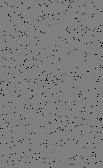
#> input picture data/datacube_sagui4.fits, 103 x 168 px, given in place of R1.png, which was not available; the run also reads 1 picture not shown here
$ jupyter execute --allow-errors Sagui_GPA.ipynb   (shell and % lines are left out)   (text cells are left out)
#> lines starting #> are read from the running program, lines starting #| are printed output that depends on the picture; pictures that were not available may be replaced by others from this repository, and a replacement may not be noted
[cell 1]
#@title 1.1) Install astropy

[cell 2]
#@title 1.2) Install GPA

[cell 3]
#@title 2) Imports & parameters (edit these)

import io, os, zipfile, time
import numpy as np
import pandas as pd
import matplotlib.pyplot as plt
from matplotlib.colors import LogNorm
from scipy import ndimage as ndi
from astropy.io import fits
from google.colab import files

# ==== Parameters you can tweak ====
PRIMARY_HDU = 0 # which HDU to read in the FITS file
K_SIGMA = 3.0 # threshold = median + K_SIGMA * sigma
MIN_AREA = 10 # min connected component area (pixels)
PAD_PIXELS = 6 # padding around each stamp bounding box
TOP_N_STAMPS = 5 # number of stamps to save
DOWNLOAD_ZIP = False # set True if you also want to download a zip of stamps
STAMP_RANK = 1 # (for gradient step) 1 = brightest detected source
# ================================

# Helpers (used by several cells)
def robust_stats(arr):
    med = np.median(arr)
    mad = np.median(np.abs(arr - med))
    sigma = 1.4826 * mad if mad > 0 else np.std(arr)
    return med, sigma

[cell 4]
#@title 3) Upload a FITS image from your computer

print("Upload your FITS file…")
uploaded = files.upload()
#> the answer given: datacube_sagui1_2_3.fits
assert len(uploaded) >= 1, "No file uploaded."
fits_name = next(iter(uploaded.keys()))
print(f"Using: {fits_name}")

[cell 5]
from astropy.io import fits
import matplotlib.pyplot as plt
from matplotlib.colors import LogNorm
import numpy as np

fits_file = 'reg1_F480M_aligned.fits'
hdul = fits.open(fits_file)
#> hdul = 1 item
image_data = hdul[0].data
hdul.close()

positive_image_data = np.where(image_data > 0, image_data, np.nan)

vmin = 1e-2
vmax = np.nanmax(image_data)
#> vmax = 20.53

plt.figure(figsize=(6, 4))
#> (the rest of this cell did not finish here and is left out)

[cell 6]
from astropy.stats import sigma_clipped_stats

# Calculate statistics using sigma clipping
mean, median, std = sigma_clipped_stats(positive_image_data, sigma=3.0, maxiters=5)
#> mean = 0.0434; median = 0.0228; std = 0.0497

# Subtract the median background
subtracted_image = positive_image_data - median
subtracted_image = np.where(subtracted_image > 0, subtracted_image, 0)

# Define threshold for significant signal
threshold = median + 3 * std
#> threshold = 0.172
mask = subtracted_image > threshold

# Create a cleaned image with background removed
clean_image = np.where(mask, subtracted_image, 0)

# Display the cleaned imagea
plt.figure(figsize=(8, 6))
#> (the rest of this cell did not finish here and is left out)

[cell 7]
#@title 6.1) Obtain Amount of Stamps
from matplotlib.colors import LogNorm
import cv2

# Convert to uint8 for OpenCV (usually 0 or 255)
binary_mask = (clean_image > 0).astype(np.uint8) * 255

# Find contours of the regions (RETR_EXTERNAL mode to get only external contours)
#> (the rest of this cell did not finish here and is left out)

[cell 8]
#@title 6.2) Plot Stamps

import matplotlib.pyplot as plt
from matplotlib.colors import LogNorm
import numpy as np

#> (the rest of this cell did not finish here and is left out)

[cell 9]
#@title 6.3) Adding Redshift to Regions: the redshift is shown in the title of each image for easy identification.

redshifts = {
    0: 0.8,
    1: 1.1
}

#> (the rest of this cell did not finish here and is left out)

[cell 10]
from skimage.transform import resize
#> (the rest of this cell did not finish here and is left out)

[cell 11]
import GPA
import pandas as pd

data = []

#> (the rest of this cell did not finish here and is left out)

[cell 12]
#@title 8.1) Showing the mosaic with the respective asymmetric axis and sub-regions: The more off-center bulges (bright centers), the greater the bilateral asymmetry and therefore the greater the GA value.
from skimage.feature import peak_local_max
from skimage.segmentation import watershed
from skimage import measure

# Plot and save each image with squares around bright regions and central lines
#> (the rest of this cell did not finish here and is left out)

#> (a cell that did not finish here is left out)

[cell 14]
#@title 8.2) Showing the Gradient Lattice on the Image
import numpy as np
import matplotlib.pyplot as plt
from PIL import Image

# abre o arquivo
image = Image.open("R1.png")
#> image is the input picture: PIL image 103x168 F; 0.35% of the values are NaN or infinite; the others: min -3.4e+38, max 3.4e+38, mean nan
# [5 lines of commented-out code are left out]

[cell 15]
from GPA import GPA

# converte para tons de cinza
image = image.convert('L')
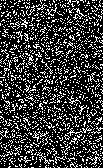
#> image: PIL image 103x168 L; min 0, max 255, mean 59.7


#Scaling Resize nx16
# n=2 for R1 ; 2 x 16 32 ==> (32,32)
# n=3 for R2 ; 3x16 = 48 ==> (48,32)

image = image.resize((32,32))
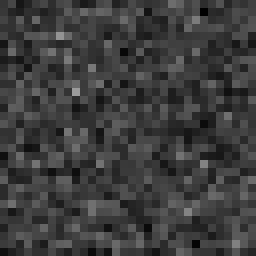
#> image: PIL image 32x32 L (shown 8 times larger); min 0, max 155, mean 60.6
#image = image.resize((48,32))


# normaliza pelo valor maximo
im = np.array(image).astype(float)[2:-2,2:-2]
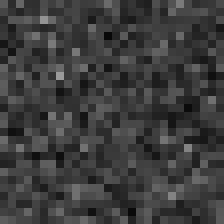
#> im: shape (28, 28) float64 (shown 8 times larger); min 8, max 155, mean 60.6

# tol eh a tolerancia da tecnica
#> (the rest of this cell did not finish here and is left out)
